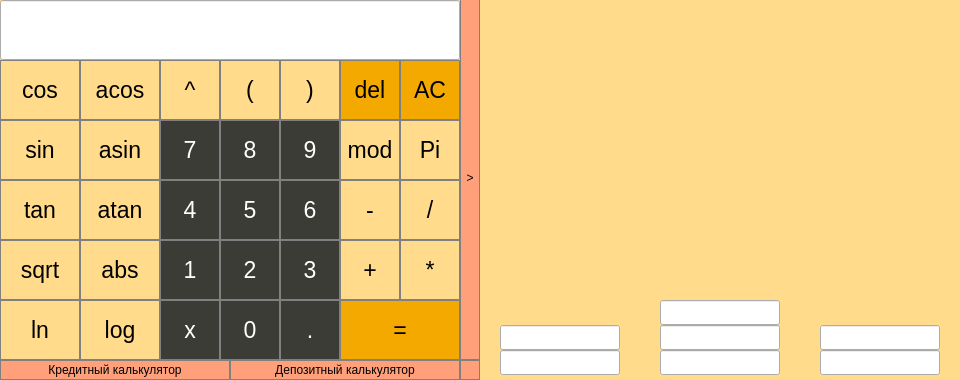
<?xml version="1.0" encoding="UTF-8"?>
<ui version="4.0">
 <class>MainWindow</class>
 <widget class="QMainWindow" name="MainWindow">
  <property name="geometry">
   <rect>
    <x>0</x>
    <y>0</y>
    <width>960</width>
    <height>380</height>
   </rect>
  </property>
  <property name="minimumSize">
   <size>
    <width>480</width>
    <height>380</height>
   </size>
  </property>
  <property name="maximumSize">
   <size>
    <width>960</width>
    <height>380</height>
   </size>
  </property>
  <property name="sizeIncrement">
   <size>
    <width>0</width>
    <height>0</height>
   </size>
  </property>
  <property name="baseSize">
   <size>
    <width>100</width>
    <height>100</height>
   </size>
  </property>
  <property name="windowTitle">
   <string>SmartCalc v.1.0 (by Stephank)</string>
  </property>
  <property name="styleSheet">
   <string notr="true">QMainWindow {
	background-color: rgb(255, 219, 139);
}</string>
  </property>
  <widget class="QWidget" name="centralwidget">
   <widget class="QLineEdit" name="inputOutput">
    <property name="geometry">
     <rect>
      <x>0</x>
      <y>0</y>
      <width>460</width>
      <height>60</height>
     </rect>
    </property>
    <property name="font">
     <font>
      <pointsize>25</pointsize>
     </font>
    </property>
    <property name="styleSheet">
     <string notr="true">QLineEdit{
	qproperty-alignment: 'AlignVCenter | AlignRight';
	border: 1px solid gray;
}

background-color : gray;
</string>
    </property>
    <property name="readOnly">
     <bool>true</bool>
    </property>
   </widget>
   <widget class="QPushButton" name="cosFunc">
    <property name="geometry">
     <rect>
      <x>0</x>
      <y>60</y>
      <width>80</width>
      <height>60</height>
     </rect>
    </property>
    <property name="baseSize">
     <size>
      <width>0</width>
      <height>0</height>
     </size>
    </property>
    <property name="font">
     <font>
      <pointsize>17</pointsize>
     </font>
    </property>
    <property name="styleSheet">
     <string notr="true">QPushButton {
  background-color: rgb(255, 219, 139);
  color: black; 
  border: 1px solid gray;
}

QPushButton:pressed {
    background-color: qlineargradient(x1: 0, y1: 0, x2: 0, y2: 1,
                                      stop: 0 #FF7832, stop: 1 #FF9739);
}</string>
    </property>
    <property name="text">
     <string>cos</string>
    </property>
   </widget>
   <widget class="QPushButton" name="sinFunc">
    <property name="geometry">
     <rect>
      <x>0</x>
      <y>120</y>
      <width>80</width>
      <height>60</height>
     </rect>
    </property>
    <property name="baseSize">
     <size>
      <width>0</width>
      <height>0</height>
     </size>
    </property>
    <property name="font">
     <font>
      <pointsize>17</pointsize>
     </font>
    </property>
    <property name="styleSheet">
     <string notr="true">QPushButton {
  background-color: rgb(255, 219, 139);
  color: black; 
  border: 1px solid gray;
}

QPushButton:pressed {
    background-color: qlineargradient(x1: 0, y1: 0, x2: 0, y2: 1,
                                      stop: 0 #FF7832, stop: 1 #FF9739);
}</string>
    </property>
    <property name="text">
     <string>sin</string>
    </property>
   </widget>
   <widget class="QPushButton" name="tanFunc">
    <property name="geometry">
     <rect>
      <x>0</x>
      <y>180</y>
      <width>80</width>
      <height>60</height>
     </rect>
    </property>
    <property name="baseSize">
     <size>
      <width>0</width>
      <height>0</height>
     </size>
    </property>
    <property name="font">
     <font>
      <pointsize>17</pointsize>
     </font>
    </property>
    <property name="styleSheet">
     <string notr="true">QPushButton {
  background-color: rgb(255, 219, 139);
  color: black; 
  border: 1px solid gray;
}

QPushButton:pressed {
    background-color: qlineargradient(x1: 0, y1: 0, x2: 0, y2: 1,
                                      stop: 0 #FF7832, stop: 1 #FF9739);
}</string>
    </property>
    <property name="text">
     <string>tan</string>
    </property>
   </widget>
   <widget class="QPushButton" name="sqrtFunc">
    <property name="geometry">
     <rect>
      <x>0</x>
      <y>240</y>
      <width>80</width>
      <height>60</height>
     </rect>
    </property>
    <property name="baseSize">
     <size>
      <width>0</width>
      <height>0</height>
     </size>
    </property>
    <property name="font">
     <font>
      <pointsize>17</pointsize>
     </font>
    </property>
    <property name="styleSheet">
     <string notr="true">QPushButton {
  background-color: rgb(255, 219, 139);
  color: black; 
  border: 1px solid gray;
}

QPushButton:pressed {
    background-color: qlineargradient(x1: 0, y1: 0, x2: 0, y2: 1,
                                      stop: 0 #FF7832, stop: 1 #FF9739);
}</string>
    </property>
    <property name="text">
     <string>sqrt</string>
    </property>
   </widget>
   <widget class="QPushButton" name="lnFunc">
    <property name="geometry">
     <rect>
      <x>0</x>
      <y>300</y>
      <width>80</width>
      <height>60</height>
     </rect>
    </property>
    <property name="baseSize">
     <size>
      <width>0</width>
      <height>0</height>
     </size>
    </property>
    <property name="font">
     <font>
      <pointsize>17</pointsize>
     </font>
    </property>
    <property name="styleSheet">
     <string notr="true">QPushButton {
  background-color: rgb(255, 219, 139);
  color: black; 
  border: 1px solid gray;
}

QPushButton:pressed {
    background-color: qlineargradient(x1: 0, y1: 0, x2: 0, y2: 1,
                                      stop: 0 #FF7832, stop: 1 #FF9739);
}</string>
    </property>
    <property name="text">
     <string>ln</string>
    </property>
   </widget>
   <widget class="QPushButton" name="acosFunc">
    <property name="geometry">
     <rect>
      <x>80</x>
      <y>60</y>
      <width>80</width>
      <height>60</height>
     </rect>
    </property>
    <property name="baseSize">
     <size>
      <width>0</width>
      <height>0</height>
     </size>
    </property>
    <property name="font">
     <font>
      <pointsize>17</pointsize>
     </font>
    </property>
    <property name="styleSheet">
     <string notr="true">QPushButton {
  background-color: rgb(255, 219, 139);
  color: black; 
  border: 1px solid gray;
}

QPushButton:pressed {
    background-color: qlineargradient(x1: 0, y1: 0, x2: 0, y2: 1,
                                      stop: 0 #FF7832, stop: 1 #FF9739);
}</string>
    </property>
    <property name="text">
     <string>acos</string>
    </property>
   </widget>
   <widget class="QPushButton" name="powFunc">
    <property name="geometry">
     <rect>
      <x>160</x>
      <y>60</y>
      <width>60</width>
      <height>60</height>
     </rect>
    </property>
    <property name="baseSize">
     <size>
      <width>0</width>
      <height>0</height>
     </size>
    </property>
    <property name="font">
     <font>
      <pointsize>17</pointsize>
     </font>
    </property>
    <property name="styleSheet">
     <string notr="true">QPushButton {
  background-color: rgb(255, 219, 139);
  color: black; 
  border: 1px solid gray;
}

QPushButton:pressed {
    background-color: qlineargradient(x1: 0, y1: 0, x2: 0, y2: 1,
                                      stop: 0 #FF7832, stop: 1 #FF9739);
}</string>
    </property>
    <property name="text">
     <string>^</string>
    </property>
   </widget>
   <widget class="QPushButton" name="asinFunc">
    <property name="geometry">
     <rect>
      <x>80</x>
      <y>120</y>
      <width>80</width>
      <height>60</height>
     </rect>
    </property>
    <property name="baseSize">
     <size>
      <width>0</width>
      <height>0</height>
     </size>
    </property>
    <property name="font">
     <font>
      <pointsize>17</pointsize>
     </font>
    </property>
    <property name="styleSheet">
     <string notr="true">QPushButton {
  background-color: rgb(255, 219, 139);
  color: black; 
  border: 1px solid gray;
}

QPushButton:pressed {
    background-color: qlineargradient(x1: 0, y1: 0, x2: 0, y2: 1,
                                      stop: 0 #FF7832, stop: 1 #FF9739);
}</string>
    </property>
    <property name="text">
     <string>asin</string>
    </property>
   </widget>
   <widget class="QPushButton" name="atanFunc">
    <property name="geometry">
     <rect>
      <x>80</x>
      <y>180</y>
      <width>80</width>
      <height>60</height>
     </rect>
    </property>
    <property name="baseSize">
     <size>
      <width>0</width>
      <height>0</height>
     </size>
    </property>
    <property name="font">
     <font>
      <pointsize>17</pointsize>
     </font>
    </property>
    <property name="styleSheet">
     <string notr="true">QPushButton {
  background-color: rgb(255, 219, 139);
  color: black; 
  border: 1px solid gray;
}

QPushButton:pressed {
    background-color: qlineargradient(x1: 0, y1: 0, x2: 0, y2: 1,
                                      stop: 0 #FF7832, stop: 1 #FF9739);
}</string>
    </property>
    <property name="text">
     <string>atan</string>
    </property>
   </widget>
   <widget class="QPushButton" name="logFunc">
    <property name="geometry">
     <rect>
      <x>80</x>
      <y>300</y>
      <width>80</width>
      <height>60</height>
     </rect>
    </property>
    <property name="baseSize">
     <size>
      <width>0</width>
      <height>0</height>
     </size>
    </property>
    <property name="font">
     <font>
      <pointsize>17</pointsize>
     </font>
    </property>
    <property name="styleSheet">
     <string notr="true">QPushButton {
  background-color: rgb(255, 219, 139);
  color: black; 
  border: 1px solid gray;
}

QPushButton:pressed {
    background-color: qlineargradient(x1: 0, y1: 0, x2: 0, y2: 1,
                                      stop: 0 #FF7832, stop: 1 #FF9739);
}</string>
    </property>
    <property name="text">
     <string>log</string>
    </property>
   </widget>
   <widget class="QPushButton" name="modFunc">
    <property name="geometry">
     <rect>
      <x>340</x>
      <y>120</y>
      <width>60</width>
      <height>60</height>
     </rect>
    </property>
    <property name="font">
     <font>
      <pointsize>17</pointsize>
     </font>
    </property>
    <property name="styleSheet">
     <string notr="true">QPushButton {
  background-color: rgb(255, 219, 139);
  color: black; 
  border: 1px solid gray;
}

QPushButton:pressed {
    background-color: qlineargradient(x1: 0, y1: 0, x2: 0, y2: 1,
                                      stop: 0 #FF7832, stop: 1 #FF9739);
}</string>
    </property>
    <property name="text">
     <string>mod</string>
    </property>
   </widget>
   <widget class="QPushButton" name="num_7">
    <property name="geometry">
     <rect>
      <x>160</x>
      <y>120</y>
      <width>60</width>
      <height>60</height>
     </rect>
    </property>
    <property name="font">
     <font>
      <pointsize>17</pointsize>
     </font>
    </property>
    <property name="styleSheet">
     <string notr="true">QPushButton {
	background-color: rgb(59, 60, 54);
	color: white;
	border: 1px solid gray;
}
QPushButton:pressed {
    background-color: qlineargradient(x1: 0, y1: 0, x2: 0, y2: 1,
                                      stop: 0 #dadbde, stop: 1 #f6f7fa);
}</string>
    </property>
    <property name="text">
     <string>7</string>
    </property>
   </widget>
   <widget class="QPushButton" name="num_4">
    <property name="geometry">
     <rect>
      <x>160</x>
      <y>180</y>
      <width>60</width>
      <height>60</height>
     </rect>
    </property>
    <property name="font">
     <font>
      <pointsize>17</pointsize>
     </font>
    </property>
    <property name="styleSheet">
     <string notr="true">QPushButton {
	background-color: rgb(59, 60, 54);
	color: white;
	border: 1px solid gray;
}

QPushButton:pressed {
    background-color: qlineargradient(x1: 0, y1: 0, x2: 0, y2: 1,
                                      stop: 0 #dadbde, stop: 1 #f6f7fa);
}</string>
    </property>
    <property name="text">
     <string>4</string>
    </property>
   </widget>
   <widget class="QPushButton" name="num_1">
    <property name="geometry">
     <rect>
      <x>160</x>
      <y>240</y>
      <width>60</width>
      <height>60</height>
     </rect>
    </property>
    <property name="font">
     <font>
      <pointsize>17</pointsize>
     </font>
    </property>
    <property name="styleSheet">
     <string notr="true">QPushButton {
	background-color: rgb(59, 60, 54);
	color: white;
	border: 1px solid gray;
}

QPushButton:pressed {
    background-color: qlineargradient(x1: 0, y1: 0, x2: 0, y2: 1,
                                      stop: 0 #dadbde, stop: 1 #f6f7fa);
}</string>
    </property>
    <property name="text">
     <string>1</string>
    </property>
   </widget>
   <widget class="QPushButton" name="xSym">
    <property name="geometry">
     <rect>
      <x>160</x>
      <y>300</y>
      <width>60</width>
      <height>60</height>
     </rect>
    </property>
    <property name="font">
     <font>
      <pointsize>17</pointsize>
     </font>
    </property>
    <property name="styleSheet">
     <string notr="true">QPushButton {
	background-color: rgb(59, 60, 54);
	color: white;
	border: 1px solid gray;
}

QPushButton:pressed {
    background-color: qlineargradient(x1: 0, y1: 0, x2: 0, y2: 1,
                                      stop: 0 #dadbde, stop: 1 #f6f7fa);
}</string>
    </property>
    <property name="text">
     <string>x</string>
    </property>
   </widget>
   <widget class="QPushButton" name="num_2">
    <property name="geometry">
     <rect>
      <x>220</x>
      <y>240</y>
      <width>60</width>
      <height>60</height>
     </rect>
    </property>
    <property name="font">
     <font>
      <pointsize>17</pointsize>
     </font>
    </property>
    <property name="styleSheet">
     <string notr="true">QPushButton {
	background-color: rgb(59, 60, 54);
	color: white;
	border: 1px solid gray;
}

QPushButton:pressed {
    background-color: qlineargradient(x1: 0, y1: 0, x2: 0, y2: 1,
                                      stop: 0 #dadbde, stop: 1 #f6f7fa);
}</string>
    </property>
    <property name="text">
     <string>2</string>
    </property>
   </widget>
   <widget class="QPushButton" name="num_0">
    <property name="geometry">
     <rect>
      <x>220</x>
      <y>300</y>
      <width>60</width>
      <height>60</height>
     </rect>
    </property>
    <property name="font">
     <font>
      <pointsize>17</pointsize>
     </font>
    </property>
    <property name="styleSheet">
     <string notr="true">QPushButton {
	background-color: rgb(59, 60, 54);
	color: white;
	border: 1px solid gray;
}

QPushButton:pressed {
    background-color: qlineargradient(x1: 0, y1: 0, x2: 0, y2: 1,
                                      stop: 0 #dadbde, stop: 1 #f6f7fa);
}</string>
    </property>
    <property name="text">
     <string>0</string>
    </property>
   </widget>
   <widget class="QPushButton" name="leftBracket">
    <property name="geometry">
     <rect>
      <x>220</x>
      <y>60</y>
      <width>60</width>
      <height>60</height>
     </rect>
    </property>
    <property name="font">
     <font>
      <pointsize>17</pointsize>
     </font>
    </property>
    <property name="styleSheet">
     <string notr="true">QPushButton {
  background-color: rgb(255, 219, 139);
  color: black; 
  border: 1px solid gray;
}

QPushButton:pressed {
    background-color: qlineargradient(x1: 0, y1: 0, x2: 0, y2: 1,
                                      stop: 0 #FF7832, stop: 1 #FF9739);
}</string>
    </property>
    <property name="text">
     <string>(</string>
    </property>
   </widget>
   <widget class="QPushButton" name="num_5">
    <property name="geometry">
     <rect>
      <x>220</x>
      <y>180</y>
      <width>60</width>
      <height>60</height>
     </rect>
    </property>
    <property name="font">
     <font>
      <pointsize>17</pointsize>
     </font>
    </property>
    <property name="styleSheet">
     <string notr="true">QPushButton {
	background-color: rgb(59, 60, 54);
	color: white;
	border: 1px solid gray;
}

QPushButton:pressed {
    background-color: qlineargradient(x1: 0, y1: 0, x2: 0, y2: 1,
                                      stop: 0 #dadbde, stop: 1 #f6f7fa);
}</string>
    </property>
    <property name="text">
     <string>5</string>
    </property>
   </widget>
   <widget class="QPushButton" name="num_8">
    <property name="geometry">
     <rect>
      <x>220</x>
      <y>120</y>
      <width>60</width>
      <height>60</height>
     </rect>
    </property>
    <property name="font">
     <font>
      <pointsize>17</pointsize>
     </font>
    </property>
    <property name="styleSheet">
     <string notr="true">QPushButton {
	background-color: rgb(59, 60, 54);
	color: white;
	border: 1px solid gray;
}

QPushButton:pressed {
    background-color: qlineargradient(x1: 0, y1: 0, x2: 0, y2: 1,
                                      stop: 0 #dadbde, stop: 1 #f6f7fa);
}</string>
    </property>
    <property name="text">
     <string>8</string>
    </property>
   </widget>
   <widget class="QPushButton" name="num_3">
    <property name="geometry">
     <rect>
      <x>280</x>
      <y>240</y>
      <width>60</width>
      <height>60</height>
     </rect>
    </property>
    <property name="font">
     <font>
      <pointsize>17</pointsize>
     </font>
    </property>
    <property name="styleSheet">
     <string notr="true">QPushButton {
	background-color: rgb(59, 60, 54);
	color: white;
	border: 1px solid gray;
}

QPushButton:pressed {
    background-color: qlineargradient(x1: 0, y1: 0, x2: 0, y2: 1,
                                      stop: 0 #dadbde, stop: 1 #f6f7fa);
}</string>
    </property>
    <property name="text">
     <string>3</string>
    </property>
   </widget>
   <widget class="QPushButton" name="dotSym">
    <property name="geometry">
     <rect>
      <x>280</x>
      <y>300</y>
      <width>60</width>
      <height>60</height>
     </rect>
    </property>
    <property name="font">
     <font>
      <pointsize>17</pointsize>
     </font>
    </property>
    <property name="styleSheet">
     <string notr="true">QPushButton {
	background-color: rgb(59, 60, 54);
	color: white;
	border: 1px solid gray;
}

QPushButton:pressed {
    background-color: qlineargradient(x1: 0, y1: 0, x2: 0, y2: 1,
                                      stop: 0 #dadbde, stop: 1 #f6f7fa);
}</string>
    </property>
    <property name="text">
     <string>.</string>
    </property>
   </widget>
   <widget class="QPushButton" name="rightBracket">
    <property name="geometry">
     <rect>
      <x>280</x>
      <y>60</y>
      <width>60</width>
      <height>60</height>
     </rect>
    </property>
    <property name="font">
     <font>
      <pointsize>17</pointsize>
     </font>
    </property>
    <property name="styleSheet">
     <string notr="true">QPushButton {
  background-color: rgb(255, 219, 139);
  color: black; 
  border: 1px solid gray;
}

QPushButton:pressed {
    background-color: qlineargradient(x1: 0, y1: 0, x2: 0, y2: 1,
                                      stop: 0 #FF7832, stop: 1 #FF9739);
}</string>
    </property>
    <property name="text">
     <string>)</string>
    </property>
   </widget>
   <widget class="QPushButton" name="num_6">
    <property name="geometry">
     <rect>
      <x>280</x>
      <y>180</y>
      <width>60</width>
      <height>60</height>
     </rect>
    </property>
    <property name="font">
     <font>
      <pointsize>17</pointsize>
     </font>
    </property>
    <property name="styleSheet">
     <string notr="true">QPushButton {
	background-color: rgb(59, 60, 54);
	color: white;
	border: 1px solid gray;
}

QPushButton:pressed {
    background-color: qlineargradient(x1: 0, y1: 0, x2: 0, y2: 1,
                                      stop: 0 #dadbde, stop: 1 #f6f7fa);
}</string>
    </property>
    <property name="text">
     <string>6</string>
    </property>
   </widget>
   <widget class="QPushButton" name="num_9">
    <property name="geometry">
     <rect>
      <x>280</x>
      <y>120</y>
      <width>60</width>
      <height>60</height>
     </rect>
    </property>
    <property name="font">
     <font>
      <pointsize>17</pointsize>
     </font>
    </property>
    <property name="styleSheet">
     <string notr="true">QPushButton {
	background-color: rgb(59, 60, 54);
	color: white;
	border: 1px solid gray;
}

QPushButton:pressed {
    background-color: qlineargradient(x1: 0, y1: 0, x2: 0, y2: 1,
                                      stop: 0 #dadbde, stop: 1 #f6f7fa);
}</string>
    </property>
    <property name="text">
     <string>9</string>
    </property>
   </widget>
   <widget class="QPushButton" name="addFunc">
    <property name="geometry">
     <rect>
      <x>340</x>
      <y>240</y>
      <width>60</width>
      <height>60</height>
     </rect>
    </property>
    <property name="font">
     <font>
      <pointsize>17</pointsize>
     </font>
    </property>
    <property name="styleSheet">
     <string notr="true">QPushButton {
  background-color: rgb(255, 219, 139);
  color: black; 
  border: 1px solid gray;
}

QPushButton:pressed {
    background-color: qlineargradient(x1: 0, y1: 0, x2: 0, y2: 1,
                                      stop: 0 #FF7832, stop: 1 #FF9739);
}</string>
    </property>
    <property name="text">
     <string>+</string>
    </property>
   </widget>
   <widget class="QPushButton" name="divFunc">
    <property name="geometry">
     <rect>
      <x>400</x>
      <y>180</y>
      <width>60</width>
      <height>60</height>
     </rect>
    </property>
    <property name="font">
     <font>
      <pointsize>17</pointsize>
     </font>
    </property>
    <property name="styleSheet">
     <string notr="true">QPushButton {
  background-color: rgb(255, 219, 139);
  color: black; 
  border: 1px solid gray;
}

QPushButton:pressed {
    background-color: qlineargradient(x1: 0, y1: 0, x2: 0, y2: 1,
                                      stop: 0 #FF7832, stop: 1 #FF9739);
}</string>
    </property>
    <property name="text">
     <string>/</string>
    </property>
   </widget>
   <widget class="QPushButton" name="subFunc">
    <property name="geometry">
     <rect>
      <x>340</x>
      <y>180</y>
      <width>60</width>
      <height>60</height>
     </rect>
    </property>
    <property name="font">
     <font>
      <pointsize>17</pointsize>
     </font>
    </property>
    <property name="styleSheet">
     <string notr="true">QPushButton {
  background-color: rgb(255, 219, 139);
  color: black; 
  border: 1px solid gray;
}

QPushButton:pressed {
    background-color: qlineargradient(x1: 0, y1: 0, x2: 0, y2: 1,
                                      stop: 0 #FF7832, stop: 1 #FF9739);
}</string>
    </property>
    <property name="text">
     <string>-</string>
    </property>
   </widget>
   <widget class="QPushButton" name="mulFunc">
    <property name="geometry">
     <rect>
      <x>400</x>
      <y>240</y>
      <width>60</width>
      <height>60</height>
     </rect>
    </property>
    <property name="font">
     <font>
      <pointsize>17</pointsize>
     </font>
    </property>
    <property name="styleSheet">
     <string notr="true">QPushButton {
  background-color: rgb(255, 219, 139);
  color: black; 
  border: 1px solid gray;
}

QPushButton:pressed {
    background-color: qlineargradient(x1: 0, y1: 0, x2: 0, y2: 1,
                                      stop: 0 #FF7832, stop: 1 #FF9739);
}</string>
    </property>
    <property name="text">
     <string>*</string>
    </property>
   </widget>
   <widget class="QPushButton" name="delElem">
    <property name="geometry">
     <rect>
      <x>340</x>
      <y>60</y>
      <width>60</width>
      <height>60</height>
     </rect>
    </property>
    <property name="font">
     <font>
      <pointsize>17</pointsize>
     </font>
    </property>
    <property name="styleSheet">
     <string notr="true">QPushButton {
  background-color: rgb(244, 169, 0);
  color: black; 
  border: 1px solid gray;
}

QPushButton:pressed {
    background-color: qlineargradient(x1: 0, y1: 0, x2: 0, y2: 1,
                                      stop: 0 #FF7832, stop: 1 #FF9739);
}</string>
    </property>
    <property name="text">
     <string>del</string>
    </property>
   </widget>
   <widget class="QPushButton" name="delAll">
    <property name="geometry">
     <rect>
      <x>400</x>
      <y>60</y>
      <width>60</width>
      <height>60</height>
     </rect>
    </property>
    <property name="font">
     <font>
      <pointsize>17</pointsize>
     </font>
    </property>
    <property name="styleSheet">
     <string notr="true">QPushButton {
  background-color: rgb(244, 169, 0);
  color: black; 
  border: 1px solid gray;
}

QPushButton:pressed {
    background-color: qlineargradient(x1: 0, y1: 0, x2: 0, y2: 1,
                                      stop: 0 #FF7832, stop: 1 #FF9739);
}</string>
    </property>
    <property name="text">
     <string>AC</string>
    </property>
   </widget>
   <widget class="QPushButton" name="resultFunc">
    <property name="geometry">
     <rect>
      <x>340</x>
      <y>300</y>
      <width>120</width>
      <height>60</height>
     </rect>
    </property>
    <property name="baseSize">
     <size>
      <width>0</width>
      <height>0</height>
     </size>
    </property>
    <property name="font">
     <font>
      <pointsize>17</pointsize>
     </font>
    </property>
    <property name="styleSheet">
     <string notr="true">QPushButton {
  background-color: rgb(244, 169, 0);
  color: black; 
  border: 1px solid gray;
}

QPushButton:pressed {
    background-color: qlineargradient(x1: 0, y1: 0, x2: 0, y2: 1,
                                      stop: 0 #FF7832, stop: 1 #FF9739);
}</string>
    </property>
    <property name="text">
     <string>=</string>
    </property>
   </widget>
   <widget class="QPushButton" name="showGraph">
    <property name="geometry">
     <rect>
      <x>460</x>
      <y>-5</y>
      <width>20</width>
      <height>365</height>
     </rect>
    </property>
    <property name="styleSheet">
     <string notr="true">QPushButton {
  background-color: rgb(255, 160, 122);
  color: black; 
  border: 1px solid gray;
}

QPushButton:pressed {
    background-color: qlineargradient(x1: 0, y1: 0, x2: 0, y2: 1,
                                      stop: 0 #FF7832, stop: 1 #FF9739);
}</string>
    </property>
    <property name="text">
     <string>&gt;</string>
    </property>
   </widget>
   <widget class="QPushButton" name="credCalc">
    <property name="geometry">
     <rect>
      <x>0</x>
      <y>360</y>
      <width>230</width>
      <height>20</height>
     </rect>
    </property>
    <property name="styleSheet">
     <string notr="true">QPushButton {
  background-color: rgb(255, 160, 122);
  color: black; 
  border: 1px solid gray;
}

QPushButton:pressed {
    background-color: qlineargradient(x1: 0, y1: 0, x2: 0, y2: 1,
                                      stop: 0 #FF7832, stop: 1 #FF9739);
}</string>
    </property>
    <property name="text">
     <string>Кредитный калькулятор</string>
    </property>
   </widget>
   <widget class="QPushButton" name="deposCalc">
    <property name="geometry">
     <rect>
      <x>230</x>
      <y>360</y>
      <width>230</width>
      <height>20</height>
     </rect>
    </property>
    <property name="styleSheet">
     <string notr="true">QPushButton {
  background-color: rgb(255, 160, 122);
  color: black; 
  border: 1px solid gray;
}

QPushButton:pressed {
    background-color: qlineargradient(x1: 0, y1: 0, x2: 0, y2: 1,
                                      stop: 0 #FF7832, stop: 1 #FF9739);
}</string>
    </property>
    <property name="text">
     <string>Депозитный калькулятор</string>
    </property>
   </widget>
   <widget class="QCustomPlot" name="functionGraph" native="true">
    <property name="geometry">
     <rect>
      <x>480</x>
      <y>0</y>
      <width>480</width>
      <height>290</height>
     </rect>
    </property>
    <property name="styleSheet">
     <string notr="true"/>
    </property>
   </widget>
   <widget class="QLineEdit" name="xMinCord">
    <property name="geometry">
     <rect>
      <x>660</x>
      <y>325</y>
      <width>120</width>
      <height>25</height>
     </rect>
    </property>
    <property name="font">
     <font>
      <pointsize>17</pointsize>
     </font>
    </property>
    <property name="text">
     <string/>
    </property>
   </widget>
   <widget class="QLineEdit" name="xMaxCord">
    <property name="geometry">
     <rect>
      <x>660</x>
      <y>350</y>
      <width>120</width>
      <height>25</height>
     </rect>
    </property>
    <property name="font">
     <font>
      <pointsize>17</pointsize>
     </font>
    </property>
    <property name="text">
     <string/>
    </property>
   </widget>
   <widget class="QLineEdit" name="yMinCord">
    <property name="geometry">
     <rect>
      <x>820</x>
      <y>325</y>
      <width>120</width>
      <height>25</height>
     </rect>
    </property>
    <property name="font">
     <font>
      <pointsize>17</pointsize>
     </font>
    </property>
    <property name="text">
     <string/>
    </property>
   </widget>
   <widget class="QLineEdit" name="yMaxCord">
    <property name="geometry">
     <rect>
      <x>820</x>
      <y>350</y>
      <width>120</width>
      <height>25</height>
     </rect>
    </property>
    <property name="font">
     <font>
      <pointsize>17</pointsize>
     </font>
    </property>
    <property name="text">
     <string/>
    </property>
   </widget>
   <widget class="QLineEdit" name="xValue">
    <property name="geometry">
     <rect>
      <x>660</x>
      <y>300</y>
      <width>120</width>
      <height>25</height>
     </rect>
    </property>
    <property name="font">
     <font>
      <pointsize>17</pointsize>
     </font>
    </property>
    <property name="text">
     <string/>
    </property>
   </widget>
   <widget class="QPushButton" name="pushButton">
    <property name="geometry">
     <rect>
      <x>460</x>
      <y>360</y>
      <width>20</width>
      <height>20</height>
     </rect>
    </property>
    <property name="styleSheet">
     <string notr="true">QPushButton {
  background-color: rgb(255, 160, 122);
  color: black; 
  border: 1px solid gray;
}

QPushButton:pressed {
    background-color: qlineargradient(x1: 0, y1: 0, x2: 0, y2: 1,
                                      stop: 0 #FF7832, stop: 1 #FF9739);
}</string>
    </property>
    <property name="text">
     <string/>
    </property>
   </widget>
   <widget class="QPushButton" name="num_pi">
    <property name="geometry">
     <rect>
      <x>400</x>
      <y>120</y>
      <width>60</width>
      <height>60</height>
     </rect>
    </property>
    <property name="font">
     <font>
      <pointsize>17</pointsize>
     </font>
    </property>
    <property name="styleSheet">
     <string notr="true">QPushButton {
  background-color: rgb(255, 219, 139);
  color: black; 
  border: 1px solid gray;
}

QPushButton:pressed {
    background-color: qlineargradient(x1: 0, y1: 0, x2: 0, y2: 1,
                                      stop: 0 #FF7832, stop: 1 #FF9739);
}</string>
    </property>
    <property name="text">
     <string>Pi</string>
    </property>
   </widget>
   <widget class="QPushButton" name="absFunc">
    <property name="geometry">
     <rect>
      <x>80</x>
      <y>240</y>
      <width>80</width>
      <height>60</height>
     </rect>
    </property>
    <property name="font">
     <font>
      <pointsize>17</pointsize>
     </font>
    </property>
    <property name="styleSheet">
     <string notr="true">QPushButton {
  background-color: rgb(255, 219, 139);
  color: black; 
  border: 1px solid gray;
}

QPushButton:pressed {
    background-color: qlineargradient(x1: 0, y1: 0, x2: 0, y2: 1,
                                      stop: 0 #FF7832, stop: 1 #FF9739);
}</string>
    </property>
    <property name="text">
     <string>abs</string>
    </property>
   </widget>
   <widget class="QLineEdit" name="xStart">
    <property name="geometry">
     <rect>
      <x>500</x>
      <y>325</y>
      <width>120</width>
      <height>25</height>
     </rect>
    </property>
    <property name="font">
     <font>
      <pointsize>17</pointsize>
     </font>
    </property>
    <property name="text">
     <string/>
    </property>
   </widget>
   <widget class="QLineEdit" name="xEnd">
    <property name="geometry">
     <rect>
      <x>500</x>
      <y>350</y>
      <width>120</width>
      <height>25</height>
     </rect>
    </property>
    <property name="font">
     <font>
      <pointsize>17</pointsize>
     </font>
    </property>
    <property name="text">
     <string/>
    </property>
   </widget>
  </widget>
 </widget>
 <customwidgets>
  <customwidget>
   <class>QCustomPlot</class>
   <extends>QWidget</extends>
   <header>qcustomplot.h</header>
   <container>1</container>
  </customwidget>
 </customwidgets>
 <resources/>
 <connections/>
</ui>
